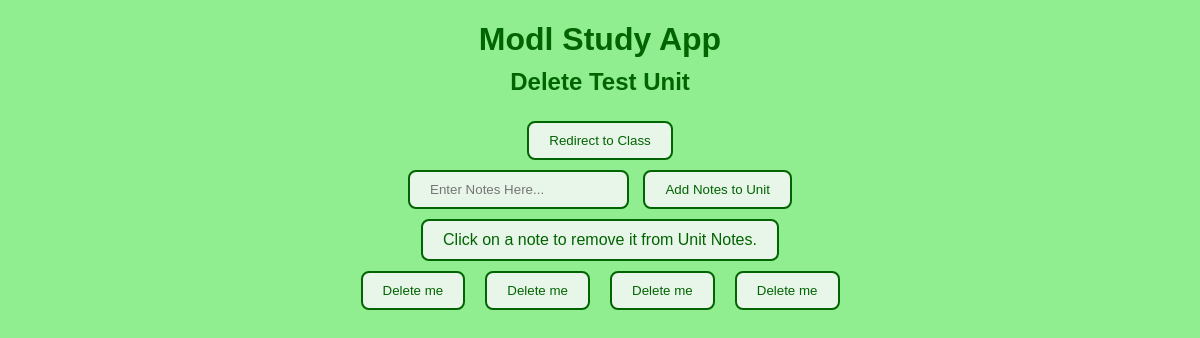
The app's page /unit/1000 with its own data.
### tables this page shows
CREATE TABLE units(
            id INTEGER PRIMARY KEY AUTOINCREMENT,
            class_id INTEGER NOT NULL,
            unit_name TEXT NOT NULL,
            FOREIGN KEY (class_id) REFERENCES classes (id) ON DELETE CASCADE
        );

CREATE TABLE notes(
            id INTEGER PRIMARY KEY AUTOINCREMENT,
            unit_id INTEGER NOT NULL,
            notes_name TEXT NOT NULL,
            FOREIGN KEY (unit_id) REFERENCES units (id) ON DELETE CASCADE
        );

### modl.py (the view)
@app.route("/unit/<int:unit_id>")
def view_unit(unit_id):
    conn = get_db_connection()
    cursor = conn.cursor()
    cursor.execute("SELECT class_id, unit_name FROM units WHERE id = ?", (unit_id,))
    unit = cursor.fetchone()
    if unit is None:
        conn.close()
        return redirect(url_for("home"))
    class_id, unit_name = unit
    cursor.execute("SELECT id, notes_name FROM notes WHERE unit_id = ? ORDER BY id", (unit_id,))
    notes = cursor.fetchall()
    conn.close()
    return render_template("unit.html", name=unit_name, item_id=class_id, unit_id=unit_id, unit_name=unit_name, items=notes)

### modl.py (called while the page is built)
def get_db_connection():
    db_dir = os.path.join(BASE_DIR, "database")
    os.makedirs(db_dir, exist_ok=True)
    db_path = os.path.join(db_dir, "classes.db")
    return sqlite3.connect(db_path, timeout=30)

### templates/unit.html (shortened to what this page needs)
<!DOCTYPE html>
<html lang="en">
<head>
    <link rel="stylesheet" href="{{ url_for('static', filename='style.css') }}">
</head>
<body>
    <h1>Modl Study App</h1>
    <h2>{{ unit_name }}</h2>
    <form action="{{ url_for('last_class', item_id=item_id) }}" method="POST">
        <button type="submit">Redirect to Class</button>
    </form>
   <form action="{{ url_for('get_notes', unit_id=unit_id) }}" method="POST">
        <input type="text" name="notes_name" placeholder="Enter Notes Here..."></input>
        <button type="submit">Add Notes to Unit</button>
    </form>
    <p>Click on a note to remove it from Unit Notes.</p>
    <div style="display: flex; gap: 10px; flex-wrap: wrap;">
    {% for notes_id, notes in items %}
        <form action="{{ url_for('remove_notes', note_id=notes_id) }}" method="POST">
            <button type="submit">
                {{ notes }}
            </button>
        </form>
    {% else %}
        <p>No Notes Added...</p>
    {% endfor %}
    </div>
</body>
</html>

### static/style.css (style rules this page uses)
body { background-color: lightgreen; color: darkgreen; display: flex; flex-direction: column; align-items: center; text-align: center; margin: 0; font-family: Arial, sans-serif; }
h1 { text-align: center; margin-bottom: 10px; }
h2 { text-align: center; margin-top: 0; margin-bottom: 20px; }
button { margin: 5px; background-color: #e8f5e9; color: darkgreen; border: 2px solid darkgreen; border-radius: 8px; padding: 10px 20px; box-sizing: border-box; cursor: pointer; }
input { margin: 5px; background-color: #e8f5e9; color: darkgreen; border: 2px solid darkgreen; border-radius: 8px; padding: 10px 20px; box-sizing: border-box; cursor: pointer; }
p { margin: 5px; background-color: #e8f5e9; color: darkgreen; border: 2px solid darkgreen; border-radius: 8px; padding: 10px 20px; box-sizing: border-box; }

### records on screen
units: unit_name "Delete Test Unit"
notes: notes_name "Delete me"
notes: notes_name "Delete me"
notes: notes_name "Delete me"
notes: notes_name "Delete me"
